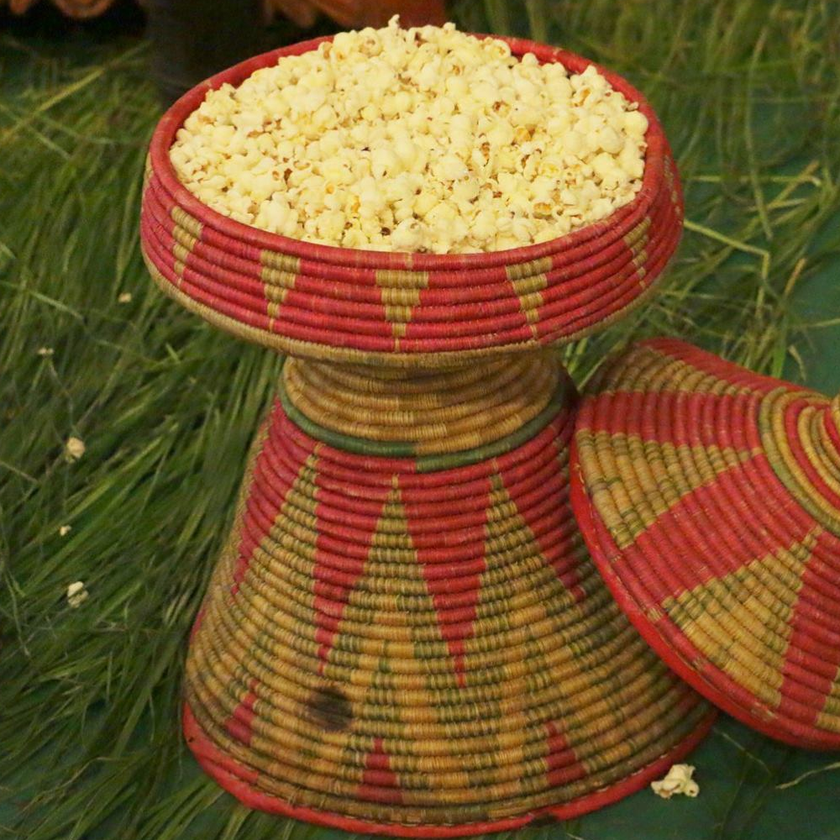
#> input picture palomas.png, 840 x 840 px, shrunk from 1000 x 1000 before the run
$ jupyter execute --allow-errors 'Interferometry simulator.ipynb'   (shell and % lines are left out)
#> lines starting #> are read from the running program, lines starting #| are printed output that depends on the picture
[cell 1]
import matplotlib.image as mpimg
import numpy as np
import matplotlib.cm as cm
import matplotlib.pyplot as plt

[cell 2]
import matplotlib.pyplot as plt
import numpy as np

[cell 3]
filenamein="palomas.png"
freq=1e10               # Frequency
wavel=3e8/freq          # Wavelength

ant = 50 # number of antennae

if ant<=1:
    ant=2
    print("You have 2 antennae now") # avoid single-antenna observations
if ant>50:
    ant=50
    print("You have 50 antennae now") # we only have 50 available antennae

[cell 4]
in_img=plt.imread(filenamein)[:,:,0]
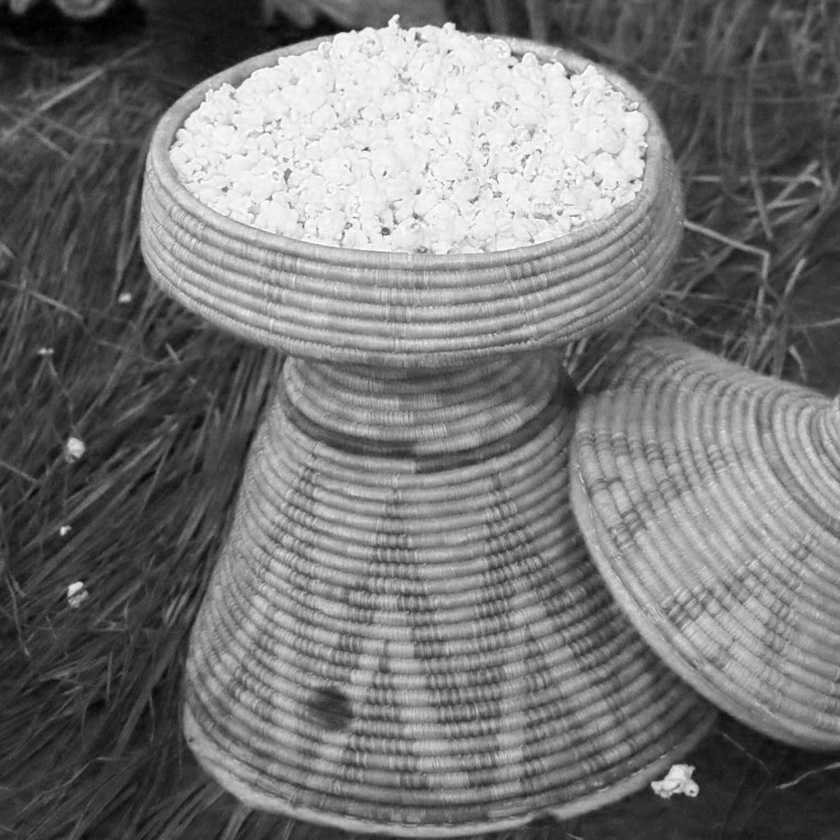
#> in_img: shape (840, 840) float32; min 0, max 1, mean 0.463
width=in_img.shape[0]
#> width = 840
plt.imshow(in_img);

[cell 5]
# ALMA extended configuration in a [0,1]x[0,1] square
almal_x=np.array([  5.37451571e-01,   5.85665088e-01,   5.10331468e-01,   4.71301478e-01,
   5.79351413e-01,   5.85378103e-01,   4.60539532e-01,   6.41196728e-01,
   4.89883771e-01,   5.42545559e-01,   6.35241785e-01,   4.30477830e-01,
   6.49591046e-01,   5.21236906e-01,   4.67498924e-01,   5.42473813e-01,
   5.80212369e-01,   5.10546707e-01,   7.17247812e-01,   4.68869278e-01,
   3.33405080e-01,   7.67097144e-01,   6.71990243e-01,   3.54763955e-01,
   8.33003300e-01,   8.17692639e-01,   2.09212226e-01,   8.00107619e-01,
   8.20261157e-01,   8.25599082e-01,   7.99655618e-01,   8.36131439e-01,
   9.00000000e-01,   8.05997991e-01,   9.29939733e-01,   4.33053523e-01,
   4.14542976e-01,   2.38699957e-01,   7.21337351e-01,   8.64930406e-01,
   9.34926101e-01,   8.50631367e-01,   8.47610850e-02,   7.88556464e-01,
   9.05294877e-01,   1.04749605e-01,   8.30750466e-01,   1.00000000e+00,
   7.17463000e-05,   9.46039604e-01])[:ant]
almal_y=np.array([  3.46786220e-01,   4.03165015e-01,   3.96935661e-01,   4.30033034e-01,
   3.05257197e-01,   4.69170993e-01,   3.39361334e-01,   3.60251691e-01,
   4.63193330e-01,   2.84681454e-01,   4.60613497e-01,   3.78121756e-01,
   3.09284254e-01,   5.12587699e-01,   3.12493314e-01,   3.49114362e-01,
   4.05493157e-01,   4.02158251e-01,   5.22214881e-01,   6.07028473e-01,
   5.14475381e-01,   5.49548529e-01,   2.14661004e-01,   5.16759478e-01,
   2.61249017e-01,   5.25046406e-01,   5.02834670e-01,   6.29228000e-05,
   7.18754129e-01,   5.51838918e-01,   2.49690105e-01,   5.85955639e-01,
   2.60154161e-01,   5.47698600e-01,   9.01720938e-01,   6.35840805e-01,
   6.43920088e-01,   5.07365109e-01,   1.13474910e-01,   6.04970898e-01,
   4.29322010e-02,   6.24338524e-01,   5.01129464e-01,   4.94069530e-02,
   7.89592575e-01,   4.61997798e-01,   6.77401290e-01,   2.09721570e-02,
   4.20342929e-01,   1.00000000e+00])[:ant]

# calculate relative positions between antennae (only used to find max baseline)
almal_lx=np.zeros((ant,ant))
almal_ly=np.zeros((ant,ant))
for i in range(ant):
    for j in range(ant):
        almal_lx[i,j]=(almal_x[i]-almal_x[j])
        almal_ly[i,j]=(almal_y[i]-almal_y[j])

# get max baseline in original array (between 0 and sqrt(2))
# this ensures that the max baseline is scaled to one
bl_scaled=(np.sqrt(almal_lx**2+almal_ly**2)).max()
plt.figure(figsize=(5,5))
x=almal_x/bl_scaled
y=almal_y/bl_scaled
plt.scatter(x,y)
plt.xlabel("x (Normalized units)")
plt.ylabel("y (Normalized units)")
plt.axis("equal");
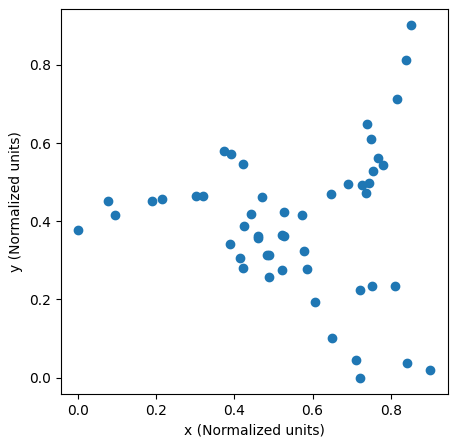
#> figure drawn by matplotlib, 1 panel

[cell 6]
lx=np.zeros((ant,ant))
ly=np.zeros((ant,ant))

# calculate relative positions between antennae (for the visibilities)
for i in range(ant):
    for j in range(ant):
        lx[i,j]=(x[i]-x[j])
        ly[i,j]=(y[i]-y[j])

[cell 7]
np.ceil(ly)

[cell 8]
u=(np.ceil(ly/wavel))            # u values in wavenumber
v=(np.ceil((-1.*lx)/wavel))      # v values in wavenumber
re_u=np.reshape(u,(len(x)**2),order='F') #reshape u into linear form
re_v=np.reshape(v,(len(y)**2),order='F') #reshape v into linear form

[cell 9]
# find max uv coverage
scfac=2*np.sqrt((re_u**2+re_v**2)).max() # max uv distance (will be used to scale uv coverage)

[cell 10]
# scale uv points to cover the image width (in pixels)
# this way we have a resolution of exactly 1 px
ore_u=re_u*width/scfac
ore_v=re_v*width/scfac

plt.figure(figsize=[4,4])
plt.plot(ore_u,ore_v,'.',color='orange')
plt.xlabel('u [k$\lambda$]',size='10')
plt.ylabel('v [k$\lambda$]',size='10')
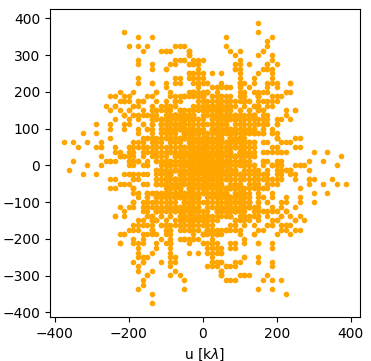
#> figure drawn by matplotlib, 1 panel

[cell 11]
# create an empty matrix same size as in image for multiplying with fft of true sky image
# this acts as a mask in fourier space (resolution of exactly 1 px)
obs_uv_matrix=np.zeros(in_img.shape)
for k in range(len(ore_u)):
    int_u=int((ore_u)[k])
    int_v=int((ore_v)[k])
    obs_uv_matrix[int_u,int_v]=1.0
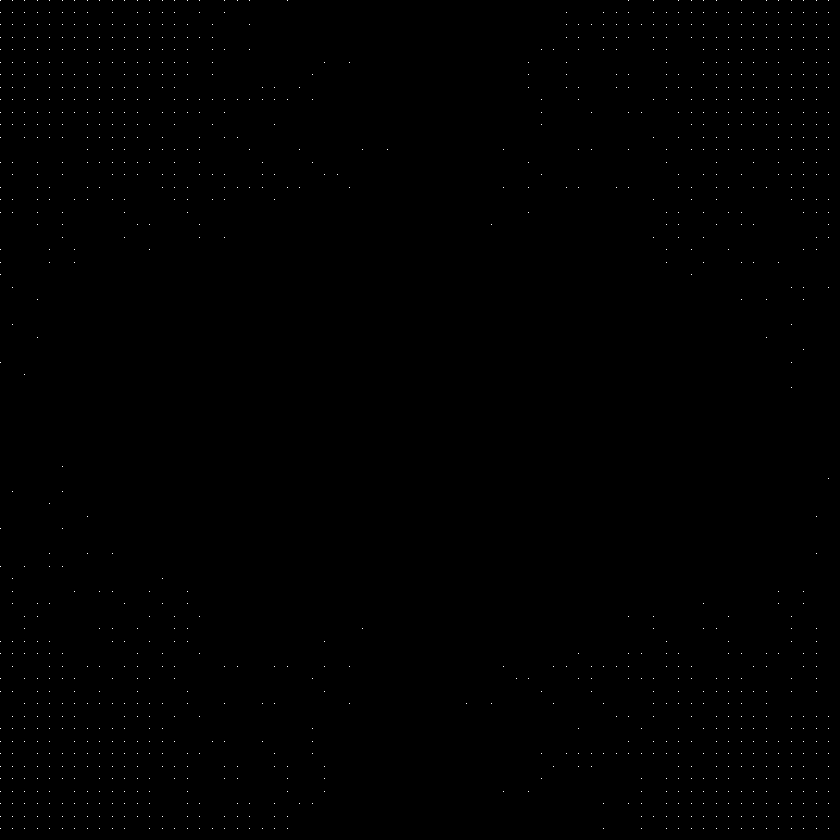
#> obs_uv_matrix: shape (840, 840) float64; values 0 (black) and 1 (white), 0.16% white in thin lines or dots

obs_uv_matrix[0,0]=0.0
#> (the rest of this cell did not finish here and is left out)

[cell 12]
plt.imshow(obs_uv_matrix) # mask
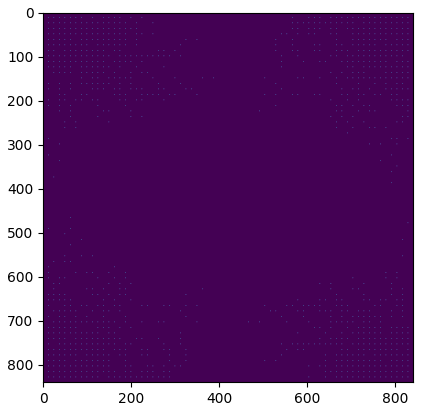
#> figure drawn by matplotlib, 1 panel

[cell 13]
# Transform image to Fourier space, then multiply with uv mask and then apply the inverse FFT to reconstruct image
# Max resolution uv coverage

fft_img=np.fft.fft2(in_img)              #This is the complex visibility from a complete and ideal array from u,v =0,0 outward.
observed=fft_img*obs_uv_matrix           #Observed complex visibility. Combines ideal visibility with the observed uv points, removing those not seen by the selected array configuration.
ifft_img=np.fft.ifft2(observed)          #inverse FFTs the observed visibility
real_ifft_img=ifft_img.real              #Takes real part only for plotting
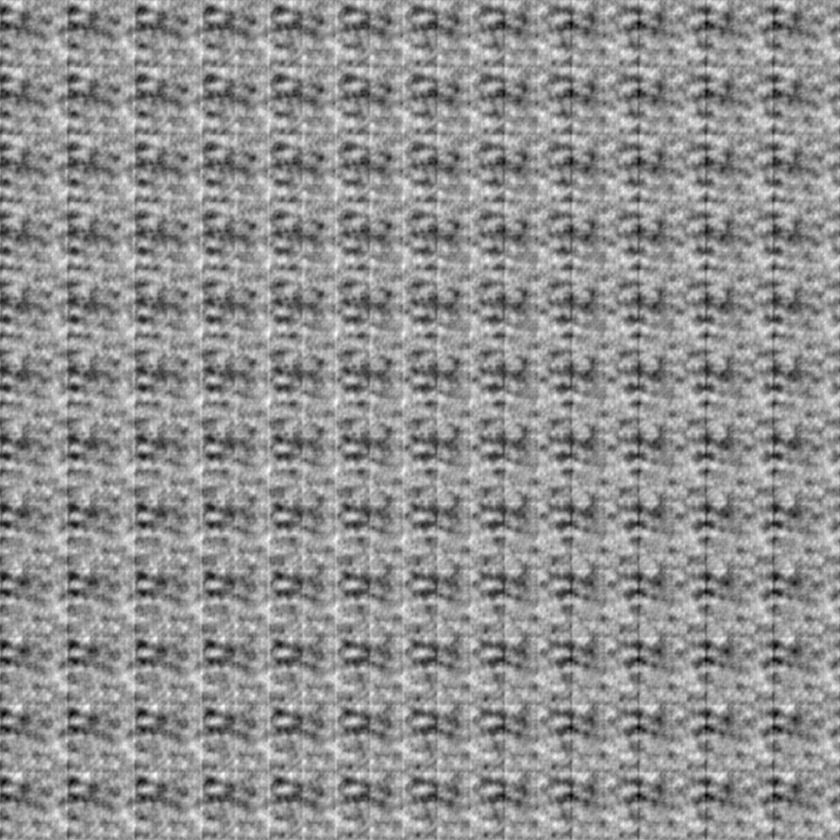
#> real_ifft_img: shape (840, 840) float64; min -0.0319, max 0.024, mean 2.74e-20; drawn with min black and max white

[cell 14]
plt.imshow(real_ifft_img)                #Show observed version of input image.

[cell 15]
# manual resolution input
myres=100. # in pixels
if myres < 1:
    print("Resolution cannot be smaller than 1 px")
    print("Resolution automatically set to 1 px")
    myres=1.
ore_u=re_u*width/(myres*scfac)
ore_v=re_v*width/(myres*scfac)

# create an empty matrix same size as in image for multiplying with fft of true sky image
# this acts as a mask in fourier space (resolution of exactly 1 px)
obs_uv_matrix=np.zeros(in_img.shape)
for k in range(len(ore_u)):
    int_u=int((ore_u)[k])
    int_v=int((ore_v)[k])
    obs_uv_matrix[int_u,int_v]=1.0
#> obs_uv_matrix: shape (840, 840) float64; values 0 (black) and 1 (white), 0% white; 4 white regions (4 under 20 px)

obs_uv_matrix[0,0]=0.0
print('Available uv grid points:',(obs_uv_matrix>0).sum(),'Total visibilities:',ant*(ant-1))

[cell 16]
# Transform image to Fourier space, then multiply with uv mask and then apply the inverse FFT to reconstruct image
# Max resolution uv coverage

fft_img=np.fft.fft2(in_img)              #This is the complex visibility from a complete and ideal array from u,v =0,0 outward.
observed=fft_img*obs_uv_matrix           #Observed complex visibility. Combines ideal visibility with the observed uv points, removing those not seen by the selected array configuration.
ifft_img=np.fft.ifft2(observed)          #inverse FFTs the observed visibility
real_ifft_img=ifft_img.real              #Takes real part only for plotting
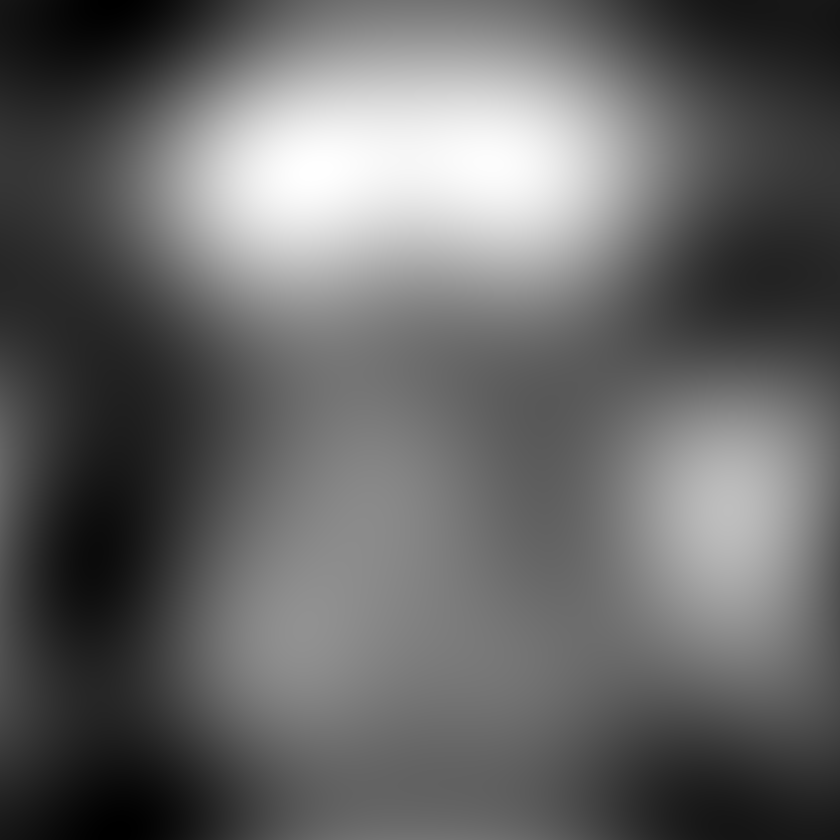
#> real_ifft_img: shape (840, 840) float64; min -0.38, max 0.557, mean -6.04e-18; drawn with min black and max white
